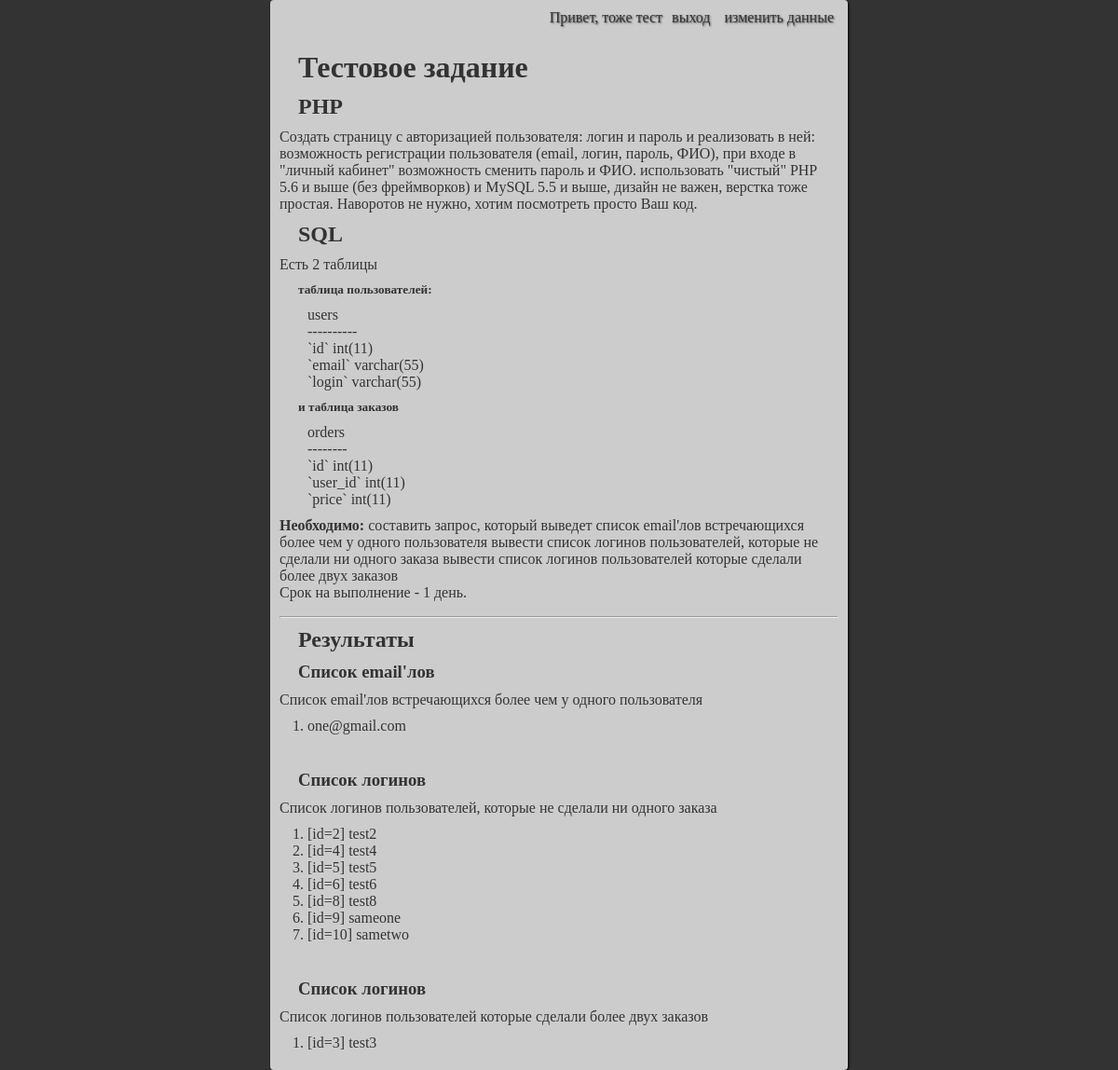
Screenshot of / (signed in) with the database file from the repository.
### tables this page shows
CREATE TABLE `users` (
  `id` int UNSIGNED NOT NULL,
  `email` varchar(55) NOT NULL,
  `login` varchar(55) NOT NULL,
  `password` varchar(128) NOT NULL,
  `name` char(50) DEFAULT NULL,
  `surname` char(50) DEFAULT NULL,
  `lastname` char(50) DEFAULT NULL
);

### .conf.php (called while the page is built, shortened)
<?php
	$sql_host="db";
	$sql_user="user";
	$sql_pswd="password";
	$sql_base="test_db";
?>

### connection.php (called while the page is built, shortened)
<?php
class DBConnection {
	private static $instance;
	protected $db_conn;
	private function __construct($sql_base, $sql_host, $sql_user, $sql_pswd){
		$this->db_conn = new mysqli($sql_host, $sql_user, $sql_pswd, $sql_base);
		$this->db_conn->set_charset("utf8");
	}
	public static function getInstance($sql_base, $sql_host, $sql_user, $sql_pswd){
		if( is_null(self::$instance) ){
			self::$instance = new DBConnection($sql_base, $sql_host, $sql_user, $sql_pswd);
		}
		return self::$instance;
	}
	public function query($sql) {
		return $this->db_conn->query($sql);
	}
	public function get_name_by_id($id){
		$recs = $this->db_conn->query("SELECT `name` FROM `users` WHERE `id`='".$id."'")->fetch_assoc();
		if (!empty($recs)){
			return $recs['name'];
		}
		return '';
	}
};
?>

### index.php (the view, shortened to what this page needs)
<?php
	require_once ".conf.php";
	require_once "connection.php";
	$db = DBConnection::getInstance($sql_base, $sql_host, $sql_user, $sql_pswd);
?>
<!DOCTYPE html>
<html lang="ru">
<head>
	<link rel="stylesheet" type="text/css" href="style.css">
</head>
<body>
	<div class="container main-data">
		<div class="auth">
			<?php
				if (isset($_SESSION['logged_user'])){
					$name = $db->get_name_by_id($_SESSION['logged_user']);
					print('<div class="info"><span">Привет, '.$name.'</span>');
					print('<a href="/test-php-project/logout.php">выход</a>');
					print('<a href="/test-php-project/changename.php">изменить данные</a></div>');
				} else {
					print('<div class="info"><span>Привет гость!</span>');
					print('<a href="signin.php">войти</a>');
					print('<a href="signup.php">регистрация</a></div>');
				}
			?>
		</div>
		<div class="data">
			<h1>Тестовое задание</h1>
			<H2>PHP</H2>
			<p>Создать страницу с авторизацией пользователя: логин и пароль и реализовать в ней:
			возможность регистрации пользователя (email, логин, пароль, ФИО),
			при входе в "личный кабинет" возможность сменить пароль и ФИО.
			использовать "чистый" PHP 5.6 и выше (без фреймворков) и MySQL 5.5 и выше, дизайн не важен, верстка тоже простая. Наворотов не нужно, хотим посмотреть просто Ваш код.</p>
			<H2>SQL</H2>
			<span>Есть 2 таблицы</span>
			<h5>таблица пользователей:</h5>
			<div class="data-list">
				<p>users</p>
				<p>----------</p>
				<p>`id` int(11)</p>
				<p>`email` varchar(55)</p>
				<p>`login` varchar(55)</p>
			</div>
			<h5>и таблица заказов</h5>
			<div class="data-list">
				<p>orders</p>
				<p>--------</p>
				<p>`id` int(11)</p>
				<p>`user_id` int(11)</p>
				<p>`price` int(11)</p>
			</div>
			<span><strong>Необходимо:</strong> составить запрос, который выведет список email'лов
				встречающихся более чем у одного пользователя вывести список логинов пользователей,
				которые не сделали ни одного заказа вывести список логинов пользователей которые сделали
				более двух заказов
			</span>
			<p>Cрок на выполнение - 1 день.</p>
		</div>
		<?php
			if (isset($_SESSION['logged_user'])){
				$query = "SELECT `email` FROM `users` GROUP BY `email` HAVING count(*)>1";
				$res = $db->query($query);
				$num_rows = mysqli_num_rows($res);
				if ($num_rows > 0){
					print('<div class="data"><hr><h2>Результаты</h2><h3>Cписок email\'лов</h3><span>Cписок email\'лов встречающихся более чем у одного пользователя</span>');
					print('<div class="data-list"><ol>');
					while ($row = $res->fetch_assoc()) {
						print('<li>'.$row['email'].'</li>');
					}
					print('</ol></div>');
				} else {
					print('<br><h3>Cписок email\'лов</h3><span>email\'лов встречающихся более чем у одного пользователя нет!</span>');
				}
				$query = "SELECT `users`.*
						FROM `users` LEFT JOIN `orders` ON `users`.`id`=`orders`.`user_id`
						WHERE `orders`.`user_id` IS NULL";
				$res = $db->query($query);
				$num_rows = mysqli_num_rows($res);
				if ($num_rows > 0){
					print('<br><h3>Список логинов</h3><span>Список логинов пользователей, которые не сделали ни одного заказа</span>');
					print('<div class="data-list"><ol>');
					while ($row = $res->fetch_assoc()) {
						print('<li>[id='.$row['id']."] ".$row['login'].'</li>');
					}
					print('</ol></div>');
				} else {
					print('<br><h3>Список логинов</h3><span>Логинов пользователей, которые не сделали ни одного заказа нет!</span>');
				}
				$query = "SELECT c.`id`, c.`login` FROM
						(SELECT `users`.`id`, `users`.`login`, COUNT(`orders`.`user_id`) AS counter FROM `users` INNER JOIN
						`orders` ON `users`.`id`=`orders`.`user_id`
						GROUP BY `users`.`id`, `users`.`login`) AS c WHERE c.`counter`>2";
				$res = $db->query($query);
				$num_rows = mysqli_num_rows($res);
				if ($num_rows > 0){
					print('<br><h3>Список логинов</h3><span>Список логинов пользователей которые сделали более двух заказов</span>');
					print('<div class="data-list"><ol>');
					while ($row = $res->fetch_assoc()) {
						print('<li>[id='.$row['id'].'] '.$row['login'].'</li>');
					}
					print('</ol></div>');
				} else {
					print('<br><h3>Список логинов</h3><span>логинов пользователей которые сделали более двух заказов нет!</span>');
				}
			} else {
				print('<span>Доступны после регистрации</span>');
			}
		?>
		</div>
	</div>
</body>
</html>

### style.css (style rules this page uses)
* { margin: 0; padding: 0; }
body { background-color: #333; color: #ccc; }
a { padding: 0 5px 0 10px; text-decoration: none; color: #333; }
h1,h2,h3,h4,h5 { margin: 10px 20px; }
.info { text-align: right; color: #333; text-shadow: 1px 1px 2px #555; }
.container { margin: 0 auto; background-color: #ccc; color: #333; padding: 10px; box-shadow: 1px 1px 3px black; width: fit-content; min-width: 330px; border-radius: 4px; }
.main-data { width: 600px; display: flex; flex-direction: column; }
.auth { text-align: right; margin-left: auto; }
.data { margin-top: 1em; }
.data-list { margin: 10px 30px; }

### rows the page displays
users: name "тоже тест", id "3", login "test3"
users: id "2", login "test2"
users: id "4", login "test4"
users: id "5", login "test5"
users: id "6", login "test6"
users: id "8", login "test8"
users: id "9", login "sameone"
users: id "10", login "sametwo"

### other values shown
$row['email'] "one@gmail.com"
